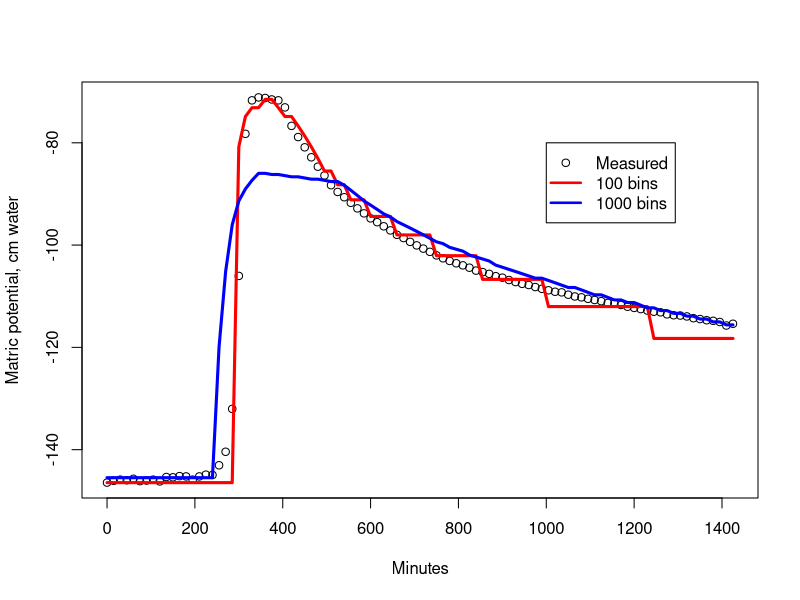
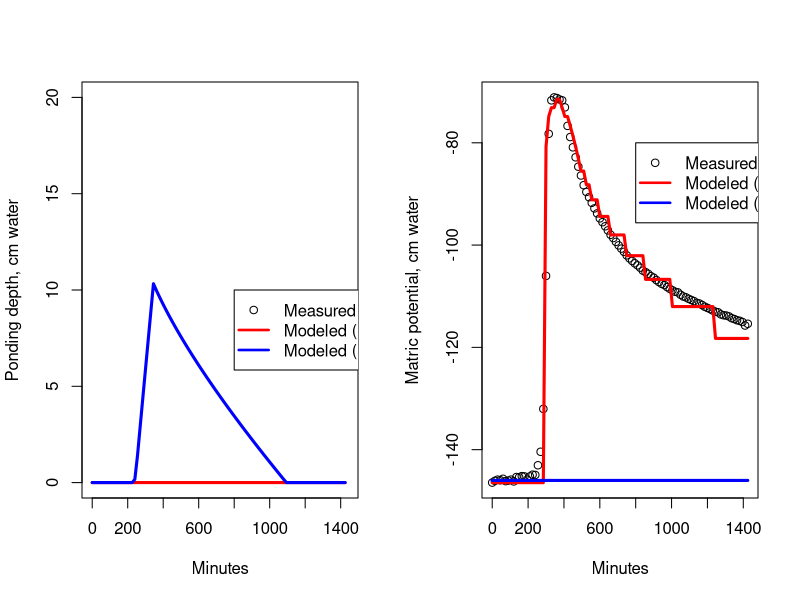

Write R code to recreate these figures, in order.
x11()

talog_bins=read.csv("./talog/niceplots/talog_bins.csv")
plot(talog_bins$minu, talog_bins$meas*100, xlab="Minutes",ylab="Matric potential, cm water")
lines(talog_bins$minu, talog_bins$hundr*100,col="RED",lwd=3)
lines(talog_bins$minu, talog_bins$thous*100,col="BLUE",lwd=3)
legend(1000,-80,c("Measured","100 bins","1000 bins"),pch=c(1,-1,-1),lty=c(0,1,1),lwd=c(1,2.5,2.5),col=c('black','red','blue'))
locator(1)

par(mfrow=c(1,2))
talog_pond=read.csv("./talog/niceplots/ponding.csv")
plot(talog_pond$minu, type="n", xlab="Minutes", ylab="Ponding depth, cm water",ylim=c(0,20),xlim=c(0,1440))
lines(talog_pond$minu,talog_pond$noposur*100,col="RED",lwd=3)
lines(talog_pond$minu, talog_pond$posur*100,col="BLUE",lwd=3)
legend(800,10,c("Measured","Modeled (estimated Ksat)","Modeled (measured Ksat)"),pch=c(1,-1,-1),lty=c(0,1,1),lwd=c(1,2.5,2.5),col=c('black','red','blue'))
plot(talog_pond$minu, talog_bins$meas*100, xlab="Minutes",ylab="Matric potential, cm water")
lines(talog_pond$minu, talog_bins$hundr*100,col="RED",lwd=3)
lines(talog_pond$minu, rep(mean(talog_bins$meas[1:5]),96)*100,col="BLUE",lwd=3)
legend(800,-80,c("Measured","Modeled (estimated Ksat)","Modeled (measured Ksat)"),pch=c(1,-1,-1),lty=c(0,1,1),lwd=c(1,2.5,2.5),col=c('black','red','blue'))
locator(1)